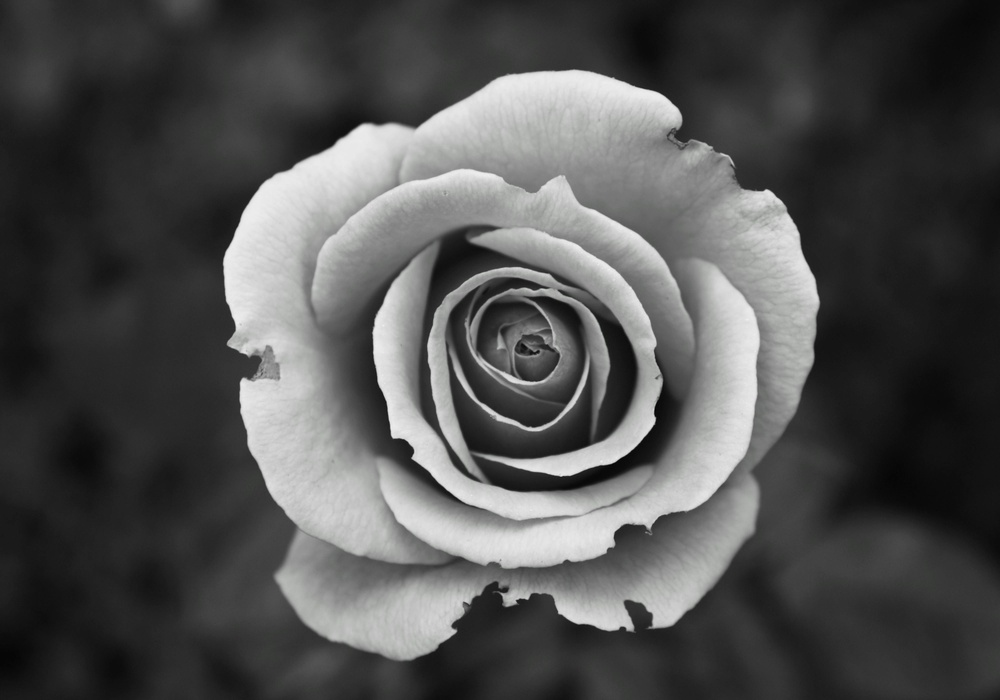
#> input picture input/blackandwhite4000x2800.jpg, 1000 x 700 px, shrunk from 4000 x 2800 before the run
$ python demo.py
#> lines starting #> are read from the running program, lines starting #| are printed output that depends on the picture
### jpeg_compressor.py
import numpy as np
import imageio
from PIL import Image
from scipy.fftpack import dct, idct
import heapq
from collections import defaultdict
from utils import *

class JPEGCompressor:
    def __init__(self, quality=50):
        self.quality = quality
        self.initialize_quantization_tables()

    def initialize_quantization_tables(self):
        # Standard JPEG luminance quantization table
        self.luminance_quant_table = np.array([
            [16, 11, 10, 16, 24, 40, 51, 61],
            [12, 12, 14, 19, 26, 58, 60, 55],
            [14, 13, 16, 24, 40, 57, 69, 56],
            [14, 17, 22, 29, 51, 87, 80, 62],
            [18, 22, 37, 56, 68, 109, 103, 77],
            [24, 35, 55, 64, 81, 104, 113, 92],
            [49, 64, 78, 87, 103, 121, 120, 101],
            [72, 92, 95, 98, 112, 100, 103, 99]
        ])

        # Standard JPEG chrominance quantization table
        self.chrominance_quant_table = np.array([
            [17, 18, 24, 47, 99, 99, 99, 99],
            [18, 21, 26, 66, 99, 99, 99, 99],
            [24, 26, 56, 99, 99, 99, 99, 99],
            [47, 66, 99, 99, 99, 99, 99, 99],
            [99, 99, 99, 99, 99, 99, 99, 99],
            [99, 99, 99, 99, 99, 99, 99, 99],
            [99, 99, 99, 99, 99, 99, 99, 99],
            [99, 99, 99, 99, 99, 99, 99, 99]
        ])

        # Adjust quantization tables based on quality
        if self.quality < 50:
            scale = 5000 / self.quality #for more aggressice compression
        else:
            scale = 200 - 2 * self.quality #for less aggressive compression

        self.luminance_quant_table = np.clip(np.round(self.luminance_quant_table * scale / 100), 1, 255) #make sure values are between 1 and 255
        self.chrominance_quant_table = np.clip(np.round(self.chrominance_quant_table * scale / 100), 1, 255)

    # Convert RGB to YCbCr color space
    def rgb_to_ycbcr(self, image):
        r, g, b = image[:,:,0], image[:,:,1], image[:,:,2]

        y = 0.299 * r + 0.587 * g + 0.114 * b
        cb = 128 - 0.168736 * r - 0.331264 * g + 0.5 * b
        cr = 128 + 0.5 * r - 0.418688 * g - 0.081312 * b

        return np.stack([y, cb, cr], axis=2)

    # Convert YCbCr back to RGB
    def ycbcr_to_rgb(self, image):
        y, cb, cr = image[:,:,0], image[:,:,1], image[:,:,2]

        r = y + 1.402 * (cr - 128)
        g = y - 0.344136 * (cb - 128) - 0.714136 * (cr - 128)
        b = y + 1.772 * (cb - 128)

        return np.clip(np.stack([r, g, b], axis=2), 0, 255)

    def chroma_subsampling(self, image):
        y = image[:, :, 0]
        cb = image[:, :, 1]
        cr = image[:, :, 2]

        height, width = cb.shape
        if height % 2 != 0:
            cb = np.pad(cb, ((0, 1), (0, 0)), mode='constant')
            cr = np.pad(cr, ((0, 1), (0, 0)), mode='constant')
        if width % 2 != 0:
            cb = np.pad(cb, ((0, 0), (0, 1)), mode='constant')
            cr = np.pad(cr, ((0, 0), (0, 1)), mode='constant')

        # Subsample chroma (4:2:0 format)
        cb = cb[::2, ::2]
        cr = cr[::2, ::2]

        return y, cb, cr


    def chroma_upsampling(self, y, cb, cr, original_shape): # Upsample chroma channels to match original size
        height, width = original_shape
        cb_upsampled = np.zeros((height, width))
        cr_upsampled = np.zeros((height, width))

        # Fill in the subsampled values
        cb_upsampled[::2, ::2] = cb
        cr_upsampled[::2, ::2] = cr

        # Interpolate rows
        for i in range(1, height, 2):
            cb_upsampled[i, ::2] = (cb_upsampled[i - 1, ::2] + cb_upsampled[min(i + 1, height - 1), ::2]) / 2
            cr_upsampled[i, ::2] = (cr_upsampled[i - 1, ::2] + cr_upsampled[min(i + 1, height - 1), ::2]) / 2

        # Interpolate columns
        for j in range(1, width, 2):
            cb_upsampled[:, j] = (cb_upsampled[:, j - 1] + cb_upsampled[:, min(j + 1, width - 1)]) / 2
            cr_upsampled[:, j] = (cr_upsampled[:, j - 1] + cr_upsampled[:, min(j + 1, width - 1)]) / 2

        return np.stack([y, cb_upsampled, cr_upsampled], axis=2)


    def process_image(self, image_path): # Load and preprocess the image
        img = Image.open(image_path)
        if img.mode != 'RGB': # Convert to RGB if not already
            img = img.convert('RGB')

        img_array = np.array(img)
        height, width = img_array.shape[:2]

        # Pad image to be divisible by 16
        pad_height = (16 - height % 16) % 16
        pad_width = (16 - width % 16) % 16
        padded_img = np.pad(img_array, ((0, pad_height), (0, pad_width), (0, 0)), mode='constant')

        return padded_img, height, width


    def pad_channel(self, channel): # Pad channel to be divisible by 8
        height, width = channel.shape
        pad_height = (8 - height % 8) % 8
        pad_width = (8 - width % 8) % 8
        return np.pad(channel, ((0, pad_height), (0, pad_width)), mode='constant')

    def compress(self, image_path, output_path):
        # Step 1: Preprocessing
        padded_img, original_height, original_width = self.process_image(image_path)
        original_shape = (original_height, original_width)

        # Step 2: Color space conversion
        ycbcr_img = self.rgb_to_ycbcr(padded_img)

        # Step 3: Chroma subsampling
        y, cb, cr = self.chroma_subsampling(ycbcr_img)

        # Pad all channels to multiples of 8
        y = self.pad_channel(y)
        cb = self.pad_channel(cb)
        cr = self.pad_channel(cr)

        # Step 4: Process each channel in 8x8 blocks
        with open(output_path, 'wb') as f:
            writer = BitWriter(f)

            # Write header (width, height, quality)
            writer.write_bits(format(original_width, '016b'))  # 16 bits for width
            writer.write_bits(format(original_height, '016b')) # 16 bits for height
            writer.write_bits(format(self.quality, '08b'))     # 8 bits for quality

            # Process each channel
            for channel, quant_table in [(y, self.luminance_quant_table),
                                    (cb, self.chrominance_quant_table),
                                    (cr, self.chrominance_quant_table)]:
                height, width = channel.shape
                blocks = []

                # Process blocks
                prev_dc = 0
                for i in range(0, height, 8):
                    for j in range(0, width, 8):
                        block = channel[i:i+8, j:j+8]
                        block = block - 128
                        dct_block = dct(dct(block.T, norm='ortho').T, norm='ortho')
                        quantized_block = np.round(dct_block / quant_table)
                        zigzag_block = zigzag_scan(quantized_block)

                        # DC coefficient
                        dc = zigzag_block[0]
                        dc_diff = dc - prev_dc
                        prev_dc = dc

                        # AC coefficients (RLE)
                        ac_coeffs = zigzag_block[1:]
                        rle_ac = self.run_length_encode(ac_coeffs)

                        # Encode DC, Huffman
                        dc_bits = HuffmanEncoder.encode_dc(dc_diff)
                        writer.write_bits(dc_bits)

                        # Encode AC, Huffman
                        for run, value in rle_ac:
                            ac_bits = HuffmanEncoder.encode_ac(run, value)
                            writer.write_bits(ac_bits)

            writer.flush()

        print(f"Compression complete. Output saved to {output_path}")
        return {
            'original_height': original_height,
            'original_width': original_width,
            'padded_height': y.shape[0],
            'padded_width': y.shape[1],
            'quality': self.quality,
            'compressed_blocks': {
                'y': self.process_channel(y, self.luminance_quant_table),
                'cb': self.process_channel(cb, self.chrominance_quant_table),
                'cr': self.process_channel(cr, self.chrominance_quant_table)
            }
        }


    def encode_dc_ac(self, blocks):
        """Entropy encoding for DC and AC coefficients"""
        encoded_blocks = []
        prev_dc = 0  # DC prediction starts at 0

        for block in blocks:
            # DC coefficient differential encoding
            dc = block[0]
            diff_dc = dc - prev_dc
            prev_dc = dc

            # AC coefficients run-length encoding
            ac_coeffs = block[1:]
            rle_ac = self.run_length_encode(ac_coeffs)

            encoded_blocks.append((diff_dc, rle_ac))

        return encoded_blocks

    def run_length_encode(self, ac_coeffs): #RLE for AC coefficients
        """Run-length encoding for AC coefficients in zigzag order"""
        rle = []
        zero_run = 0

        for coeff in ac_coeffs:
            if coeff == 0:
                zero_run += 1
            else:
                # Encode (zero_run, value) pair
                rle.append((zero_run, coeff))
                zero_run = 0

        # End of block marker
        if zero_run > 0:
            rle.append((0, 0))  # EOB marker

        return rle

    def decode_dc_ac(self, encoded_blocks):
        """Decode entropy encoded DC and AC coefficients"""
        blocks = []
        prev_dc = 0

        for diff_dc, rle_ac in encoded_blocks:
            # Reconstruct DC coefficient
            dc = prev_dc + diff_dc
            prev_dc = dc

            # Reconstruct AC coefficients
            ac_coeffs = self.run_length_decode(rle_ac)

            # Reconstruct full block
            block = [dc] + ac_coeffs
            blocks.append(block)

        return blocks

    def run_length_decode(self, rle_data):
        """Decode run-length encoded AC coefficients"""
        ac_coeffs = []
        for zero_run, value in rle_data:
            if zero_run == 0 and value == 0:  # EOB marker
                ac_coeffs.extend([0] * (64 - len(ac_coeffs) - 1))
                break
            ac_coeffs.extend([0] * zero_run)
            ac_coeffs.append(value)

        # Pad with zeros if needed (shouldn't be necessary with EOB)
        ac_coeffs.extend([0] * (63 - len(ac_coeffs)))
        return ac_coeffs

    def process_channel(self, channel, quant_table):
        height, width = channel.shape
        blocks = []

        for i in range(0, height, 8):
            for j in range(0, width, 8):
                block = channel[i:i+8, j:j+8]
                block = block - 128
                dct_block = dct(dct(block.T, norm='ortho').T, norm='ortho')
                quantized_block = np.round(dct_block / quant_table)
                zigzag_block = zigzag_scan(quantized_block)

                blocks.append(zigzag_block)

        # Entropy encoding
        encoded_blocks = self.encode_dc_ac(blocks)

        return {
            'encoded_blocks': encoded_blocks,
            'original_height': height,
            'original_width': width
        }

    def reconstruct_channel(self, channel_data, quant_table):
        encoded_blocks = channel_data['encoded_blocks']
        height = channel_data['original_height']
        width = channel_data['original_width']

        # Entropy decoding
        blocks = self.decode_dc_ac(encoded_blocks)

        # Rest of the reconstruction
        reconstructed = np.zeros((height, width))
        block_index = 0

        for i in range(0, height, 8):
            for j in range(0, width, 8):
                zigzag_block = blocks[block_index]
                block_index += 1

                quantized_block = inverse_zigzag(zigzag_block, 8, 8)
                dct_block = quantized_block * quant_table
                idct_block = idct(idct(dct_block.T, norm='ortho').T, norm='ortho')
                reconstructed_block = idct_block + 128
                reconstructed_block = np.clip(reconstructed_block, 0, 255)
                reconstructed[i:i+8, j:j+8] = reconstructed_block

        return reconstructed

    def decompress(self, compressed_data):
        compressed_blocks = compressed_data['compressed_blocks']
        original_height = compressed_data['original_height']
        original_width = compressed_data['original_width']

        # Reconstruct each channel
        y = self.reconstruct_channel(compressed_blocks['y'], self.luminance_quant_table)
        cb = self.reconstruct_channel(compressed_blocks['cb'], self.chrominance_quant_table)
        cr = self.reconstruct_channel(compressed_blocks['cr'], self.chrominance_quant_table)

        # Chroma upsampling
        padded_height = compressed_data['padded_height']
        padded_width = compressed_data['padded_width']
        ycbcr_img = self.chroma_upsampling(y, cb, cr, (padded_height, padded_width))

        # Convert back to RGB
        rgb_img = self.ycbcr_to_rgb(ycbcr_img)

        # Crop to original dimensions
        rgb_img = rgb_img[:original_height, :original_width]

        return rgb_img.astype(np.uint8)

    def save_reconstructed_image(self, decompressed_image, output_path="reconstructed_image.png"):
        imageio.imwrite(output_path, decompressed_image)
        print(f"Reconstructed image saved to {output_path}")

    def calculate_psnr(self, original, compressed):
        # Calculate Peak Signal-to-Noise Ratio
        mse = np.mean((original - compressed) ** 2)
        if mse == 0:
            return float('inf')
        max_pixel = 255.0
        psnr = 20 * np.log10(max_pixel / np.sqrt(mse))
        return psnr

class HuffmanEncoder:
    @staticmethod
    def encode_dc(dc_diff):
        size = HuffmanEncoder.get_magnitude(dc_diff)
        code = HuffmanEncoder.DC_LUM.get(size, '111111110')  # fallback if out of range
        additional_bits = HuffmanEncoder.int_to_bin(dc_diff, size)
        return code + additional_bits

    @staticmethod
    def encode_ac(run, value):
        size = HuffmanEncoder.get_magnitude(value)
        key = (run, size)
        code = HuffmanEncoder.AC_LUM.get(key, '11111111001')  # fallback for rare values
        additional_bits = HuffmanEncoder.int_to_bin(value, size)
        return code + additional_bits

    @staticmethod
    def get_magnitude(value):
        abs_val = abs(int(value))
        if abs_val == 0:
            return 0
        return abs_val.bit_length()

    @staticmethod
    def int_to_bin(value, size):
        value = int(value)
        if size == 0:
            return ''
        if value >= 0:
            return format(value, f'0{size}b')
        else:
            max_val = (1 << size) - 1
            return format(value + (1 << size), f'0{size}b')  # 2's complement

    # Simplified Huffman tables
    DC_LUM = {
        0: '00', 1: '010', 2: '011', 3: '100',
        4: '101', 5: '110', 6: '1110', 7: '11110',
        8: '111110', 9: '1111110', 10: '11111110', 11: '111111110'
    }

    AC_LUM = {
        (0, 0): '1010',  # EOB
        (0, 1): '00', (0, 2): '01', (0, 3): '100',
        (1, 1): '1011', (1, 2): '1100',
        (2, 1): '11010', (2, 2): '11011',
        (3, 1): '11100', (4, 1): '111010', (5, 1): '111011',
        (6, 1): '1111000', (15, 0): '11111111001'  # ZRL
    }


class BitWriter:
    def __init__(self, file):
        self.file = file
        self.buffer = 0
        self.buffer_length = 0

    def write_bits(self, bits):
        for bit in bits:
            self.buffer = (self.buffer << 1) | int(bit)
            self.buffer_length += 1
            if self.buffer_length == 8:
                self.flush_byte()

    def flush_byte(self):
        self.file.write(bytes([self.buffer]))
        self.buffer = 0
        self.buffer_length = 0

    def flush(self):
        if self.buffer_length > 0:
            self.buffer = self.buffer << (8 - self.buffer_length)
            self.flush_byte()

### utils.py
import numpy as np

def zigzag_scan(block):
    zigzag_order = [
        (0,0),(0,1),(1,0),(2,0),(1,1),(0,2),(0,3),(1,2),
        (2,1),(3,0),(4,0),(3,1),(2,2),(1,3),(0,4),(0,5),
        (1,4),(2,3),(3,2),(4,1),(5,0),(6,0),(5,1),(4,2),
        (3,3),(2,4),(1,5),(0,6),(0,7),(1,6),(2,5),(3,4),
        (4,3),(5,2),(6,1),(7,0),(7,1),(6,2),(5,3),(4,4),
        (3,5),(2,6),(1,7),(2,7),(3,6),(4,5),(5,4),(6,3),
        (7,2),(7,3),(6,4),(5,5),(4,6),(3,7),(4,7),(5,6),
        (6,5),(7,4),(7,5),(6,6),(5,7),(6,7),(7,6),(7,7)
    ]
    return np.array([block[i, j] for i, j in zigzag_order])

def inverse_zigzag(zigzag, rows, cols):
    zigzag_order = [
        (0,0),(0,1),(1,0),(2,0),(1,1),(0,2),(0,3),(1,2),
        (2,1),(3,0),(4,0),(3,1),(2,2),(1,3),(0,4),(0,5),
        (1,4),(2,3),(3,2),(4,1),(5,0),(6,0),(5,1),(4,2),
        (3,3),(2,4),(1,5),(0,6),(0,7),(1,6),(2,5),(3,4),
        (4,3),(5,2),(6,1),(7,0),(7,1),(6,2),(5,3),(4,4),
        (3,5),(2,6),(1,7),(2,7),(3,6),(4,5),(5,4),(6,3),
        (7,2),(7,3),(6,4),(5,5),(4,6),(3,7),(4,7),(5,6),
        (6,5),(7,4),(7,5),(6,6),(5,7),(6,7),(7,6),(7,7)
    ]
    block = np.zeros((rows, cols))
    for index, (i, j) in enumerate(zigzag_order):
        block[i, j] = zigzag[index]
    return block

def show_images(original, compressed, original_title="Original", compressed_title="Compressed"):
    """Display original and compressed images side by side"""
    import matplotlib.pyplot as plt

    plt.figure(figsize=(10, 5))

    plt.subplot(1, 2, 1)
    plt.imshow(original)
    plt.title(original_title)
    plt.axis('off')

    plt.subplot(1, 2, 2)
    plt.imshow(compressed)
    plt.title(compressed_title)
    plt.axis('off')

    plt.tight_layout()
    plt.show()

### demo.py
from jpeg_compressor import JPEGCompressor
from utils import show_images
from PIL import Image
import numpy as np
import os
import pickle
import imageio

def get_file_size(path):
    """Return file size in bytes"""
    return os.path.getsize(path)


# [29 lines left out: function save_compressed_data, not called in this run]

def main():
    # Initialize compressor with quality (1-100)
    quality = 1
    compressor = JPEGCompressor(quality=quality)

    # Path to your test image
    image_path = "input/blackandwhite4000x2800.jpg"
    compressed_path = "compressed/compressed_blackandwhitesbig(q=1).jpec"

    # Get original file size
    original_size = get_file_size(image_path)

    # Load original image
    original_img = Image.open(image_path)
#> original_img is the input picture: PIL image 1000x700 RGB; mean R, G, B 80.8, 81, 80.8
    original_array = np.array(original_img)

    print(f"\nOriginal image size: {original_size:,} bytes")
    print(f"Image dimensions: {original_array.shape[1]}x{original_array.shape[0]} pixels")
#| Image dimensions: 1000x700 pixels

    # Compress the image
    print("\nStarting compression...")
    compressed_data = compressor.compress(image_path, compressed_path)
#> in compress, `padded_img, original_height, original_width = self.process_image(image..`: original_height = 700; original_width = 1000
#> in compress, `original_shape = (original_height, original_width)`: original_shape = (700, 1000)
#> in rgb_to_ycbcr, `return np.stack([y, cb, cr], axis=2)`:
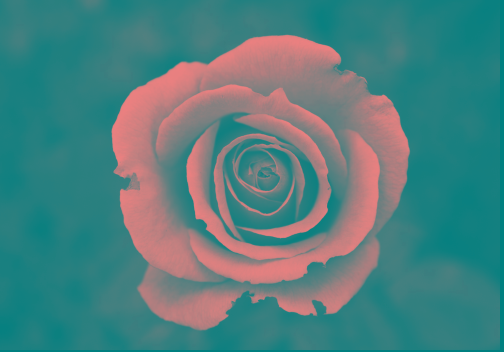
#> returned value: shape (704, 1008, 3) float64 (shown at 1/2 size); mean of channels 0, 1, 2 79.8, 127.9, 127.9; drawn as R, G, B
#> the loop in compress, `for channel, quant_table in [(y, self.luminance_quant_table), (cb, sel..` made 3 passes
#> (height, width) on pass 1: (704, 1008)

    # Save compressed data and get compressed size
    compressed_size = get_file_size(compressed_path)

    print("\nCompression results:")
    print(f"Original size: {original_size:,} bytes")
    print(f"Compressed size: {compressed_size:,} bytes")
    print(f"Compression ratio: {original_size/compressed_size:.2f}:1")
    print(f"Space savings: {(1 - compressed_size/original_size)*100:.2f}%")

    # Decompress the image
    print("\nStarting decompression...")
    decompressed_array = compressor.decompress(compressed_data)
#> the loop in decode_dc_ac, `for diff_dc, rle_ac in encoded_blocks:` made 11088 passes
#> diff_dc on passes 1 to 3: -3, 0, 1
#> in chroma_upsampling, `cb_upsampled[::2, ::2] = cb`:
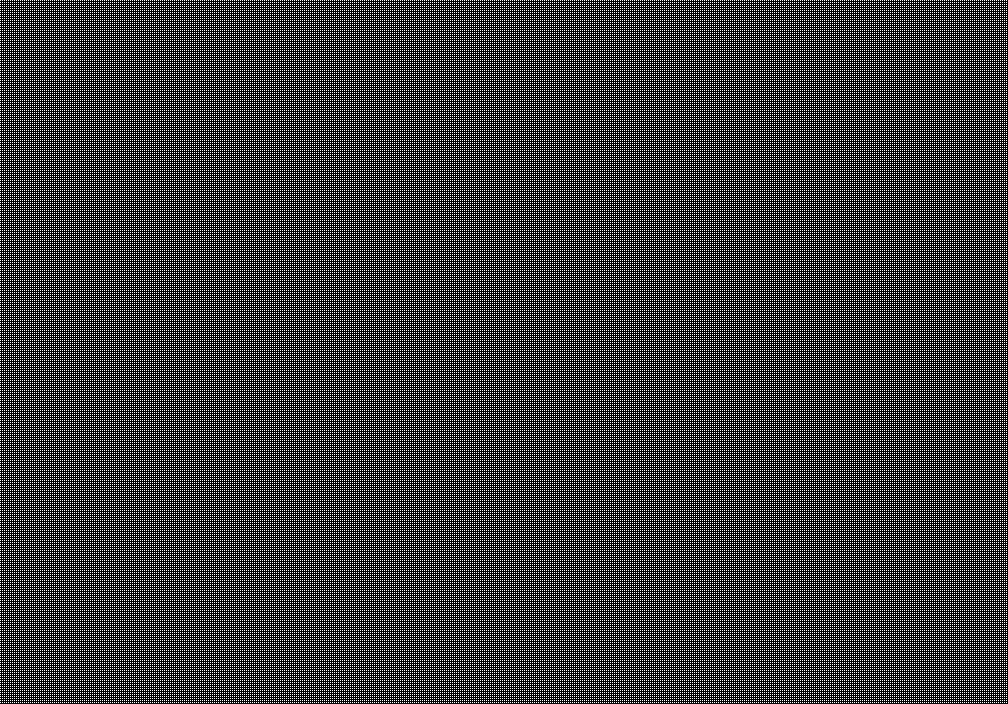
#> cb_upsampled: shape (704, 1008) float64; values 0 (black) and 128 (white), 25% white in thin lines or dots
#> after the loop in chroma_upsampling, `for i in range(1, height, 2):`:
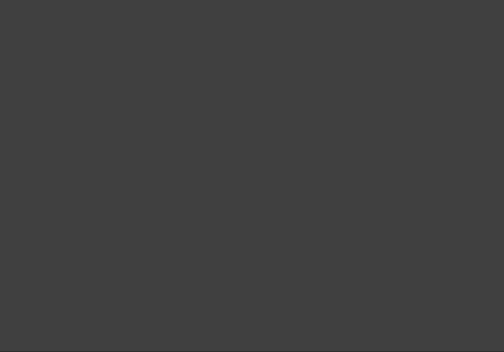
#> cb_upsampled: shape (704, 1008) float64 (shown at 1/2 size); min 0, max 128, mean 64


    # Save the reconstructed image
    output_path = "decompressed/decompressed_blackandwhitesbig(q=1).jpg"
    imageio.imwrite(output_path, decompressed_array.astype('uint8'))
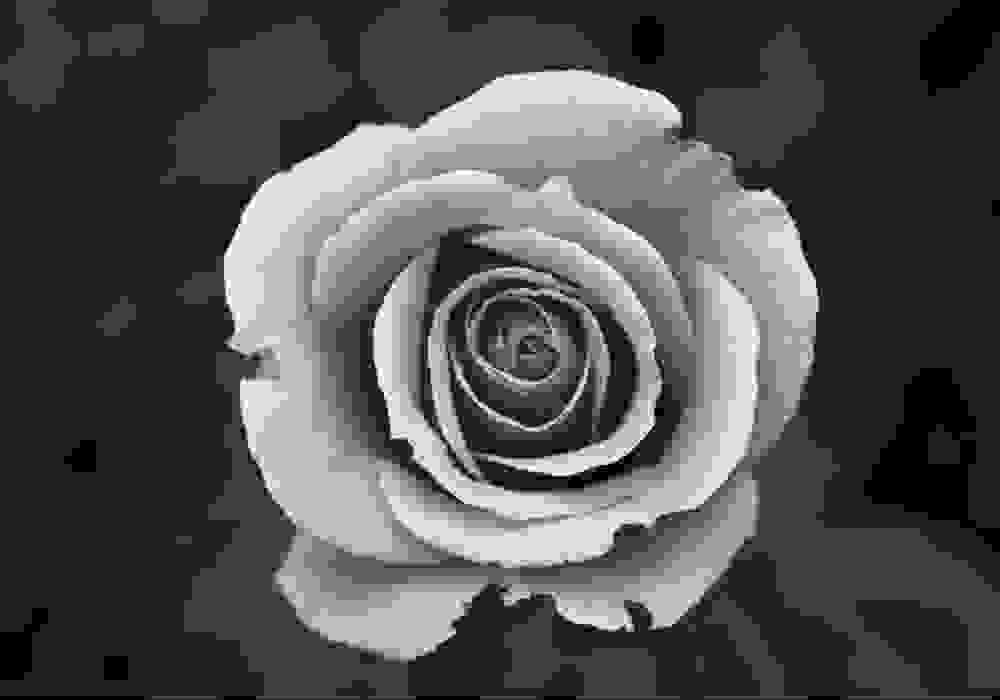
#> saved as decompressed_blackandwhitesbig(q=1).jpg: shape (700, 1000, 3); min 0, max 255, mean 80.7
    print(f"\nDecompressed image saved to {output_path}")
    print(f"\nDecompressed image size: {get_file_size(output_path):,} bytes")

    # Calculate PSNR
    psnr = compressor.calculate_psnr(original_array, decompressed_array)
    print(f"\nQuality metrics:")
    print(f"PSNR: {psnr:.2f} dB")
#| PSNR: 29.40 dB


    # Show the images
    show_images(original_array, decompressed_array,
               f"Original ({original_size:,} bytes)",
               f"Decompressed (Quality: {compressed_size:,} bytes)")

if __name__ == "__main__":
    main()
